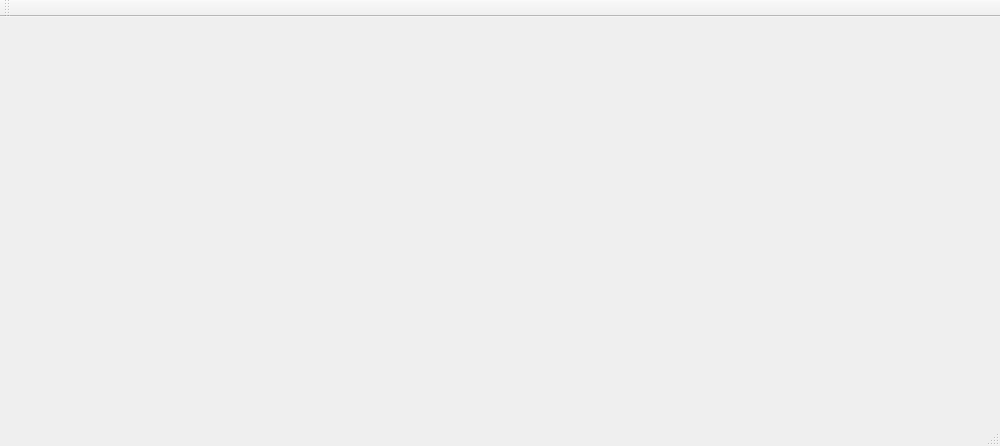
<?xml version="1.0" encoding="UTF-8"?>
<ui version="4.0">
 <class>MainWindow</class>
 <widget class="QMainWindow" name="MainWindow">
  <property name="geometry">
   <rect>
    <x>0</x>
    <y>0</y>
    <width>1000</width>
    <height>446</height>
   </rect>
  </property>
  <property name="windowTitle">
   <string>MainWindow</string>
  </property>
  <property name="autoFillBackground">
   <bool>true</bool>
  </property>
  <widget class="QWidget" name="centralWidget">
   <property name="autoFillBackground">
    <bool>false</bool>
   </property>
  </widget>
  <widget class="QMenuBar" name="menuBar">
   <property name="geometry">
    <rect>
     <x>0</x>
     <y>0</y>
     <width>1000</width>
     <height>20</height>
    </rect>
   </property>
  </widget>
  <widget class="QToolBar" name="mainToolBar">
   <attribute name="toolBarArea">
    <enum>TopToolBarArea</enum>
   </attribute>
   <attribute name="toolBarBreak">
    <bool>false</bool>
   </attribute>
  </widget>
  <widget class="QStatusBar" name="statusBar"/>
 </widget>
 <layoutdefault spacing="6" margin="11"/>
 <resources/>
 <connections/>
</ui>
